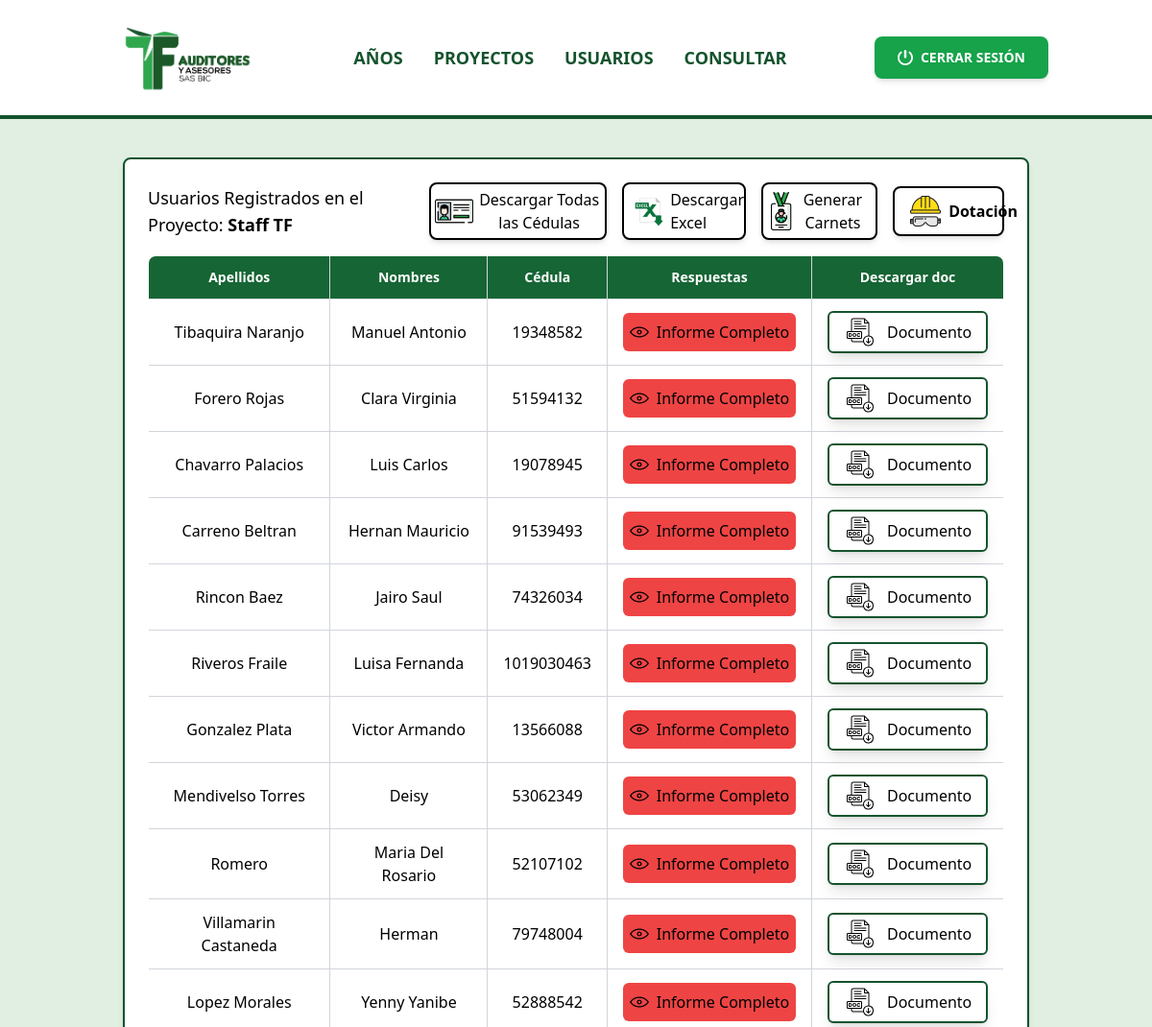
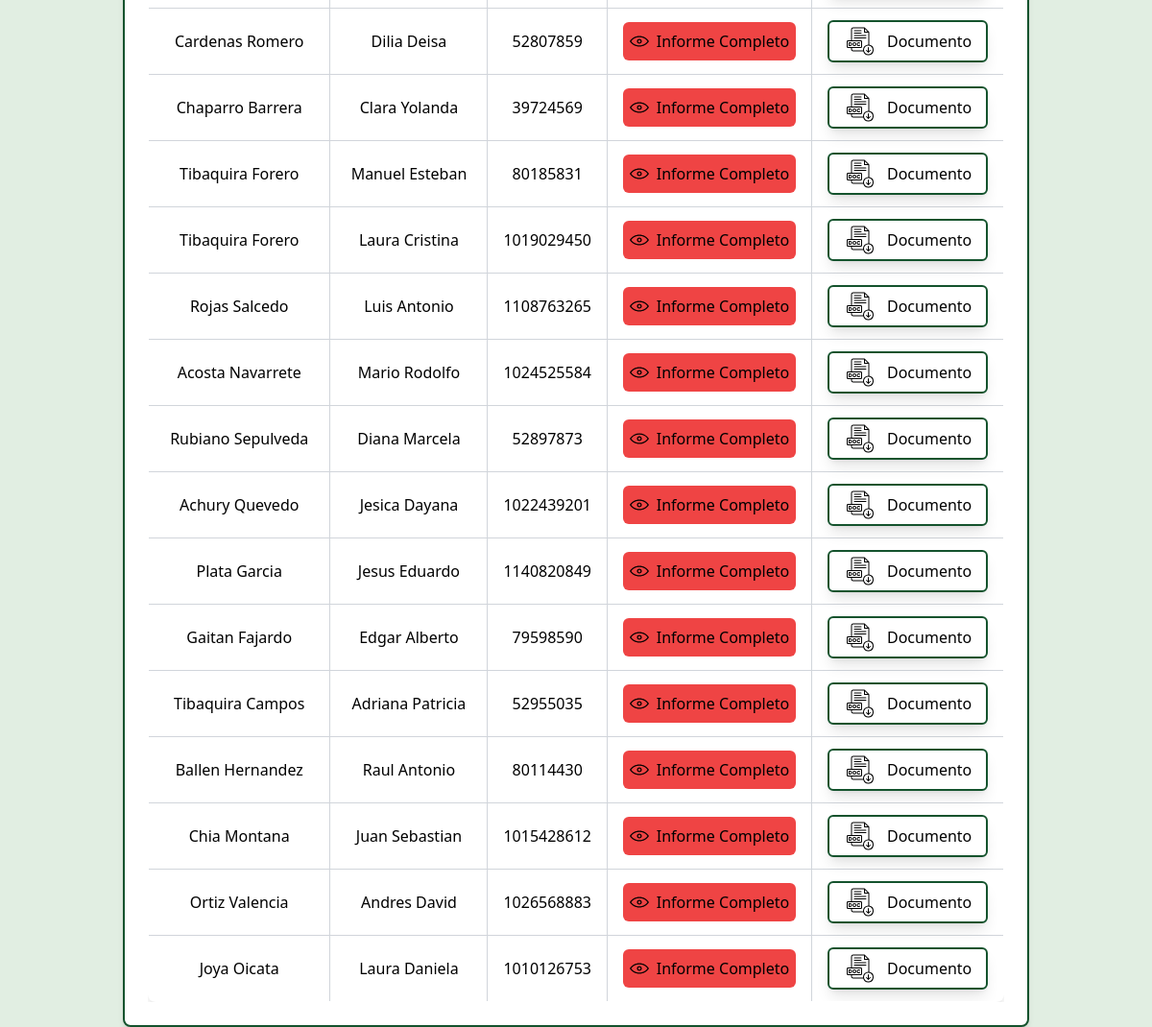
The app's page /admin/public/rtaPrimerForm.php?anio_id=14 (signed in) with its own data (2 pictures, top to bottom).
### tables this page shows
CREATE TABLE `proyectos` (
  `id` int(11) NOT NULL,
  `titulo` varchar(255) NOT NULL,
  `anio_id` int(11) NOT NULL
);

CREATE TABLE `usuarios` (
  `id` int(11) NOT NULL,
  `nombres` varchar(100) NOT NULL,
  `apellidos` varchar(50) NOT NULL,
  `cedula` varchar(20) NOT NULL,
  `correo` varchar(100) NOT NULL,
  `anio_id` int(11) NOT NULL
);

### admin/public/rtaPrimerForm.php (the view, shortened to what this page needs)
<?php
include('../../config/db.php');
if (isset($_GET['anio_id'])) {
    $anio_id = $_GET['anio_id'];
}
$sql_project = "SELECT titulo FROM proyectos WHERE id = '$anio_id'";
$result_project = mysqli_query($conn, $sql_project);
$project_name = '';
if (mysqli_num_rows($result_project) > 0) {
    $row_project = mysqli_fetch_assoc($result_project);
    $project_name = $row_project['titulo'];
}
$usuarios = [];
$anio_id = "";
if (isset($_GET['anio_id'])) {
    $anio_id = mysqli_real_escape_string($conn, $_GET['anio_id']);
    $sql_usuarios = "SELECT * FROM usuarios WHERE anio_id = ?";
    $stmt = mysqli_prepare($conn, $sql_usuarios);
    mysqli_stmt_bind_param($stmt, 'i', $anio_id);
    mysqli_stmt_execute($stmt);
    $result_usuarios = mysqli_stmt_get_result($stmt);
    if ($result_usuarios && mysqli_num_rows($result_usuarios) > 0) {
        while ($row = mysqli_fetch_assoc($result_usuarios)) {
            $cedula = $row['cedula'];
            $sql_verificacion = "SELECT * FROM usuarios_r WHERE cedula = ?";
            $stmt_verificacion = mysqli_prepare($conn, $sql_verificacion);
            mysqli_stmt_bind_param($stmt_verificacion, 's', $cedula);
            mysqli_stmt_execute($stmt_verificacion);
            $result_verificacion = mysqli_stmt_get_result($stmt_verificacion);
            $row['formulario_completado'] = (mysqli_num_rows($result_verificacion) > 0) ? 1 : 0;
            $usuarios[] = $row;
        }
    } else {
        $mensaje = "No se encontraron usuarios registrados para este proyecto.";
    }
}
?>
<!DOCTYPE html>
<html lang="es">
<head>
    <link rel="stylesheet" href="https://cdn.jsdelivr.net/npm/sweetalert2@11.5.4/dist/sweetalert2.min.css">
    <link rel="stylesheet" href="https://cdn.jsdelivr.net/npm/tailwindcss@2.2.19/dist/tailwind.min.css">
    <link rel="stylesheet" href="/admin/includes/css/rtaPrimerForm.css">
    <script src="https://cdn.tailwindcss.com"></script>
</head>
<body class="bg-[#E1EEE2] font-sans">
<header class="w-full bg-white mb-10 border-b-4 border-green-900">
    <div class="container mx-auto flex flex-wrap p-5 items-center justify-between">
        <a href="../index.php" class="text-gray-900">
            <img src="/static/img/TF.png" alt="Logo" class="h-16 md:h-20">
        </a>
        <nav id="navMenu" class="hidden lg:flex lg:items-center lg:space-x-8">
            <a href="/admin/años.php" class="text-green-900 hover:text-lime-600 font-bold text-sm md:text-lg">AÑOS</a>
            <a href="/admin/index.php" class="text-green-900 hover:text-lime-600 font-bold text-sm md:text-lg">PROYECTOS</a>
            <a href="/admin/public/registrarUsuarios.php?anio_id=<?php echo $anio_id; ?>" class="text-green-900 hover:text-lime-600 font-bold text-sm md:text-lg">USUARIOS</a>
            <a href="/admin/public/consultar.php?anio_id=<?php echo $anio_id; ?>" class="text-green-900 hover:text-lime-600 font-bold text-sm md:text-lg">CONSULTAR</a>
        </nav>
        <div class="hidden lg:block">
            <a href="../../../logout.php" class="bg-green-600 hover:bg-lime-500 text-white font-bold py-3 px-4 md:px-6 rounded-lg shadow-md text-xs md:text-sm flex items-center">
            <img src="/admin/includes/imgs/cerrarsesion.png" class="w-4 h-4 mr-2" alt="Cerrar Sesión" />
            CERRAR SESIÓN</a>
        </div>
    </div>
</header>
<div class="mx-4 sm:mx-8 md:mx-16 lg:mx-32 xl:mx-64 bg-white rounded-lg shadow-lg p-6 mt-8 rounded-lg shadow-md p-6 border-2 border-green-900 mx-auto">
    <?php if (!empty($usuarios)): ?>
    <div class="flex flex-col sm:flex-row items-center justify-between  mb-4" >
        <p class="text-xl sm:text-lg mb-6 sm:mb-0 text-center sm:text-left">
            Usuarios Registrados en el Proyecto: <strong><?php echo htmlspecialchars($project_name); ?></strong>
        </p>
        <div class="sm:ml-4 mt-4 sm:mt-0 flex items-center space-x-4 " >
        <button onclick="downloadAllCedulas(<?php echo isset($_GET['anio_id']) ? $_GET['anio_id'] : 'null'; ?>)"
            class="bg-[#ffffff] border-2 border-black hover:bg-[#79CF88] text-black font-medium py-1 px-1 rounded-lg shadow-md flex items-center w-auto">
            <img src="/admin/includes/imgs/cedula.png" alt="" class="mr-1 w-10 h-10">
            Descargar Todas las Cédulas
        </button>
            <a href="../controllers/generarExcelCompleto.php?anio_id=<?php echo $anio_id; ?>"
                class="bg-[#ffffff] border-2 border-black hover:bg-[#79CF88] text-black font-medium py-1 px-2 rounded-lg shadow-md flex items-center w-auto">
                <img src="../includes/imgs/excel.jpg" class="w-10 h-10 mr-1" alt="excel">
                Descargar Excel
            </a>
            <button class="bg-[#ffffff] border-2 border-black hover:bg-[#79CF88] text-black font-medium py-1 px-2 rounded-lg shadow-md flex items-center w-auto" onclick="openModal()">
                <img src="../includes/imgs/carnet.png" class="w-10 h-10 -mr-3" alt="excel">
                Generar Carnets
            </button>
            <a href="../public/dotacion.php?anio_id=<?php echo $anio_id; ?>"
                class="bg-[#ffffff]  border-2 border-black hover:bg-amber-200 text-black font-bold py-2 px-4 rounded-lg shadow-md flex items-center">
                <img src="../includes/imgs/casco.png" class="w-13 h-8 mr-2" alt="dotacion">Dotación
            </a>
        </div>
    </div>
    <div class="overflow-x-auto" >
    <table class="table-auto w-full bg-white shadow-lg rounded-lg overflow-hidden border-collapse">
            <thead class="bg-green-800 text-white">
                <tr>
                    <th class="py-3 px-4 text-center text-sm font-semibold">Apellidos</th>
                    <th class="py-3 px-4 text-center text-sm font-semibold">Nombres</th>
                    <th class="py-3 px-4 text-center text-sm font-semibold">Cédula</th>
                    <th class="py-3 px-4 text-center text-sm font-semibold w-[200px]">Respuestas</th>
                    <th class="py-3 px-4 text-center text-sm font-semibold w-[200px]">Descargar doc</th>
                </tr>
            </thead>
            <tbody class="divide-y divide-gray-200">
                <?php foreach ($usuarios as $usuario): ?>
                    <?php
                        $boton_clase = ($usuario['formulario_completado'] == 1) ? 'bg-green-500 hover:bg-green-600' : 'bg-red-500 hover:bg-red-600';
                    ?>
                    <tr class="hover:bg-gray-100 transition-colors">
                        <td class="py-3 px-4 text-center">
                            <?php echo htmlspecialchars($usuario['apellidos']); ?>
                        </td>
                        <td class="py-3 px-4 text-center">
                            <?php echo htmlspecialchars($usuario['nombres']); ?>
                        </td>
                        <td class="py-3 px-4 text-center">
                            <?php echo htmlspecialchars($usuario['cedula']); ?>
                        </td>
                        <td class="py-3 px-4 text-center">
                            <a href="../controllers/generarPDF1.php?cedula=<?php echo $usuario['cedula']; ?>&anio_id=<?php echo isset($_GET['anio_id']) ? $_GET['anio_id'] : ''; ?>"
                                class="text-black <?php echo $boton_clase; ?> py-2 px-1 rounded-md whitespace-nowrap flex items-center justify-center"
                                style="width: 180px; display: inline-flex;">
                                <img src="/admin/includes/imgs/ojo1.svg" alt="" class="mr-2 w-5 h-5">
                                Informe Completo
                            </a>
                        </td>
                        <td class="py-3 px-4 text-center relative">
                            <div class="relative inline-block text-left">
                                <button onclick="openModalOne(<?php echo $usuario['cedula']; ?>)"
                                    class="bg-white border-2 border-green-900 text-black px-4 py-1 rounded-md focus:outline-none focus:ring-2 focus:ring-green-300 hover:bg-gray-100 shadow-lg transition duration-200 flex items-center text-base">
                                    <img src="/admin/includes/imgs/descargarDoc.svg" alt="" class="mr-3 w-8 h-8">
                                    Documento
                                </button>
                            </div>
                        </td>
                        </tr>
                    <?php endforeach; ?>
                </tbody>
            </table>
            </div>
        <?php endif; ?>
    </div>
</body>
</html>

### admin/includes/css/rtaPrimerForm.css (style rules this page uses)
th, td { border-right: 1px solid #D1D5DB; border-bottom: 1px solid #D1D5DB; }
th:last-child, td:last-child { border-right: none; }
tr:last-child td { border-bottom: none; }
table { border: 1px solid #D1D5DB; }

### records on screen
proyectos: titulo "Staff TF"
usuarios: apellidos "Tibaquira Naranjo", nombres "Manuel Antonio", cedula "19348582"
usuarios: apellidos "Forero Rojas", nombres "Clara Virginia", cedula "51594132"
usuarios: apellidos "Chavarro Palacios", nombres "Luis Carlos", cedula "19078945"
usuarios: apellidos "Carreno Beltran", nombres "Hernan Mauricio", cedula "91539493"
usuarios: apellidos "Rincon Baez", nombres "Jairo Saul", cedula "74326034"
usuarios: apellidos "Riveros Fraile", nombres "Luisa Fernanda", cedula "1019030463"
usuarios: apellidos "Gonzalez Plata", nombres "Victor Armando", cedula "13566088"
usuarios: apellidos "Mendivelso Torres", nombres "Deisy", cedula "53062349"
usuarios: apellidos "Romero", nombres "Maria Del Rosario", cedula "52107102"
usuarios: apellidos "Villamarin Castaneda", nombres "Herman", cedula "79748004"
usuarios: apellidos "Lopez Morales", nombres "Yenny Yanibe", cedula "52888542"
usuarios: apellidos "Cardenas Romero", nombres "Dilia Deisa", cedula "52807859"
usuarios: apellidos "Chaparro Barrera", nombres "Clara Yolanda", cedula "39724569"
usuarios: apellidos "Tibaquira Forero", nombres "Manuel Esteban", cedula "80185831"
usuarios: apellidos "Tibaquira Forero", nombres "Laura Cristina", cedula "1019029450"
usuarios: apellidos "Rojas Salcedo", nombres "Luis Antonio", cedula "1108763265"
usuarios: apellidos "Acosta Navarrete", nombres "Mario Rodolfo", cedula "1024525584"
usuarios: apellidos "Rubiano Sepulveda", nombres "Diana Marcela", cedula "52897873"
usuarios: apellidos "Achury Quevedo", nombres "Jesica Dayana", cedula "1022439201"
usuarios: apellidos "Plata Garcia", nombres "Jesus Eduardo", cedula "1140820849"
usuarios: apellidos "Gaitan Fajardo", nombres "Edgar Alberto", cedula "79598590"
usuarios: apellidos "Tibaquira Campos", nombres "Adriana Patricia", cedula "52955035"
usuarios: apellidos "Ballen Hernandez", nombres "Raul Antonio", cedula "80114430"
usuarios: apellidos "Chia Montana", nombres "Juan Sebastian", cedula "1015428612"
usuarios: apellidos "Ortiz Valencia", nombres "Andres David", cedula "1026568883"
usuarios: apellidos "Joya Oicata", nombres "Laura Daniela", cedula "1010126753"
